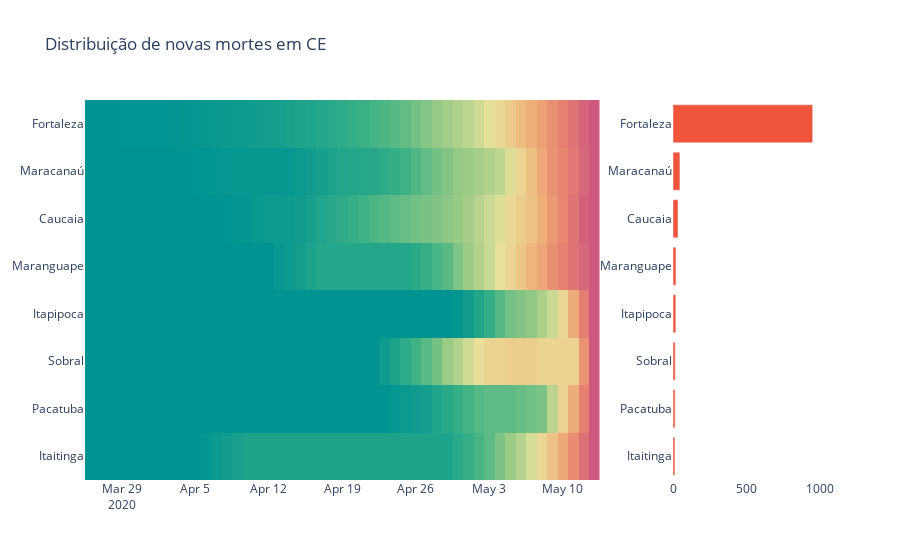

Notebook source saved alongside this figure:
### Code cell
UF='CE'
plot_cities_deaths_heatmap(df_cities_deaths,
                           state=UF,
                           place_type='city_name',
                           min_deaths=10,
                           title='Distribuição de novas mortes em {}'.format(UF),
                           colors='temps',
                           save_img=True)

### Figure 1 — Plotly figure (JSON) as saved in the notebook; plotly's stock layout.template omitted (floating-point values rounded to 4 significant figures; data arrays with more than 128 entries replaced by an {"elided": "..."} marker saying what was removed)
{"data": [{"colorscale": [[0, "rgb(0, 147, 146)"], [0.1667, "rgb(57, 177, 133)"], [0.3333, "rgb(156, 203, 134)"], [0.5, "rgb(233, 226, 156)"], [0.6667, "rgb(238, 180, 121)"], [0.8333, "rgb(232, 132, 113)"], [1, "rgb(207, 89, 126)"]], "showscale": false, "type": "heatmap", "x": ["2020-03-26T00:00:00", "2020-03-27T00:00:00", "2020-03-28T00:00:00", "2020-03-29T00:00:00", "2020-03-30T00:00:00", "2020-03-31T00:00:00", "2020-04-01T00:00:00", "2020-04-02T00:00:00", "2020-04-03T00:00:00", "2020-04-04T00:00:00", "2020-04-05T00:00:00", "2020-04-06T00:00:00", "2020-04-07T00:00:00", "2020-04-08T00:00:00", "2020-04-09T00:00:00", "2020-04-10T00:00:00", "2020-04-11T00:00:00", "2020-04-12T00:00:00", "2020-04-13T00:00:00", "2020-04-14T00:00:00", "2020-04-15T00:00:00", "2020-04-16T00:00:00", "2020-04-17T00:00:00", "2020-04-18T00:00:00", "2020-04-19T00:00:00", "2020-04-20T00:00:00", "2020-04-21T00:00:00", "2020-04-22T00:00:00", "2020-04-23T00:00:00", "2020-04-24T00:00:00", "2020-04-25T00:00:00", "2020-04-26T00:00:00", "2020-04-27T00:00:00", "2020-04-28T00:00:00", "2020-04-29T00:00:00", "2020-04-30T00:00:00", "2020-05-01T00:00:00", "2020-05-02T00:00:00", "2020-05-03T00:00:00", "2020-05-04T00:00:00", "2020-05-05T00:00:00", "2020-05-06T00:00:00", "2020-05-07T00:00:00", "2020-05-08T00:00:00", "2020-05-09T00:00:00", "2020-05-10T00:00:00", "2020-05-11T00:00:00", "2020-05-12T00:00:00", "2020-05-13T00:00:00"], "y": ["Itaitinga", "Pacatuba", "Sobral", "Itapipoca", "Maranguape", "Caucaia", "Maracanaú", "Fortaleza"], "z": {"elided": "8x49 float values"}}, {"orientation": "h", "type": "bar", "x": [13, 14, 15, 19, 20, 34, 47, 950], "xaxis": "x2", "y": ["Itaitinga", "Pacatuba", "Sobral", "Itapipoca", "Maranguape", "Caucaia", "Maracanaú", "Fortaleza"], "yaxis": "y2"}], "layout": {"plot_bgcolor": "rgba(0,0,0,0)", "title": {"text": "Distribuição de novas mortes em CE"}, "xaxis": {"domain": [0, 0.7]}, "xaxis2": {"domain": [0.8, 1], "showticklabels": true}, "yaxis": {"tickmode": "linear"}, "yaxis2": {"anchor": "x2", "tickmode": "linear"}}}
